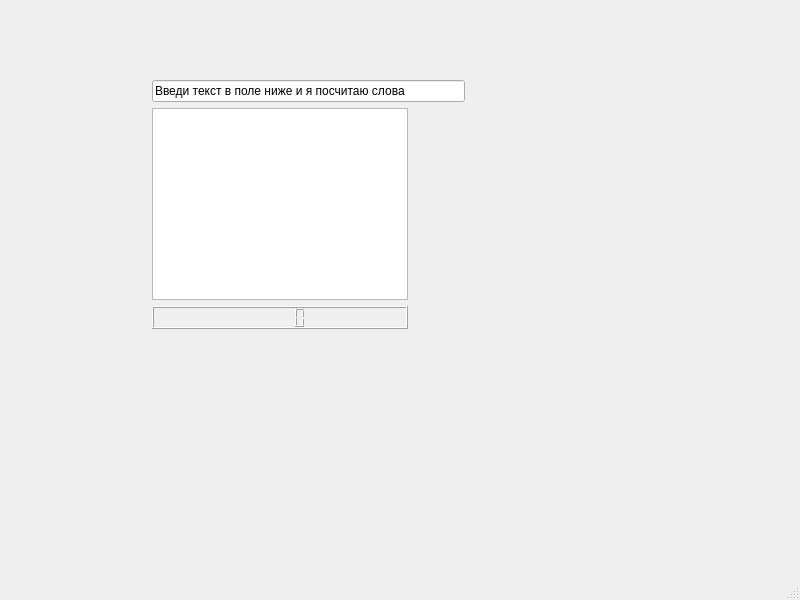
<?xml version="1.0" encoding="UTF-8"?>
<ui version="4.0">
 <class>MainWindow</class>
 <widget class="QMainWindow" name="MainWindow">
  <property name="geometry">
   <rect>
    <x>0</x>
    <y>0</y>
    <width>800</width>
    <height>600</height>
   </rect>
  </property>
  <property name="windowTitle">
   <string>MainWindow</string>
  </property>
  <widget class="QWidget" name="centralwidget">
   <widget class="QWidget" name="">
    <property name="geometry">
     <rect>
      <x>100</x>
      <y>40</y>
      <width>365</width>
      <height>349</height>
     </rect>
    </property>
    <layout class="QGridLayout" name="gridLayout_3">
     <item row="0" column="0" colspan="4">
      <layout class="QGridLayout" name="gridLayout_2">
       <item row="0" column="2">
        <spacer name="verticalSpacer_2">
         <property name="orientation">
          <enum>Qt::Vertical</enum>
         </property>
         <property name="sizeHint" stdset="0">
          <size>
           <width>20</width>
           <height>40</height>
          </size>
         </property>
        </spacer>
       </item>
       <item row="0" column="1">
        <spacer name="verticalSpacer">
         <property name="orientation">
          <enum>Qt::Vertical</enum>
         </property>
         <property name="sizeHint" stdset="0">
          <size>
           <width>20</width>
           <height>40</height>
          </size>
         </property>
        </spacer>
       </item>
       <item row="2" column="0">
        <spacer name="horizontalSpacer_2">
         <property name="orientation">
          <enum>Qt::Horizontal</enum>
         </property>
         <property name="sizeHint" stdset="0">
          <size>
           <width>40</width>
           <height>20</height>
          </size>
         </property>
        </spacer>
       </item>
       <item row="2" column="1" colspan="2">
        <widget class="QTextEdit" name="TheEditor"/>
       </item>
       <item row="2" column="3">
        <spacer name="horizontalSpacer_3">
         <property name="orientation">
          <enum>Qt::Horizontal</enum>
         </property>
         <property name="sizeHint" stdset="0">
          <size>
           <width>51</width>
           <height>17</height>
          </size>
         </property>
        </spacer>
       </item>
       <item row="3" column="0">
        <spacer name="horizontalSpacer">
         <property name="orientation">
          <enum>Qt::Horizontal</enum>
         </property>
         <property name="sizeHint" stdset="0">
          <size>
           <width>40</width>
           <height>20</height>
          </size>
         </property>
        </spacer>
       </item>
       <item row="3" column="3">
        <spacer name="horizontalSpacer_4">
         <property name="orientation">
          <enum>Qt::Horizontal</enum>
         </property>
         <property name="sizeHint" stdset="0">
          <size>
           <width>40</width>
           <height>20</height>
          </size>
         </property>
        </spacer>
       </item>
       <item row="3" column="1" colspan="2">
        <widget class="QLCDNumber" name="lcdNumber"/>
       </item>
       <item row="1" column="1" colspan="3">
        <widget class="QLineEdit" name="lineEdit">
         <property name="text">
          <string>Введи текст в поле ниже и я посчитаю слова</string>
         </property>
        </widget>
       </item>
      </layout>
     </item>
     <item row="1" column="2">
      <spacer name="verticalSpacer_4">
       <property name="orientation">
        <enum>Qt::Vertical</enum>
       </property>
       <property name="sizeHint" stdset="0">
        <size>
         <width>20</width>
         <height>40</height>
        </size>
       </property>
      </spacer>
     </item>
     <item row="1" column="1">
      <spacer name="verticalSpacer_3">
       <property name="orientation">
        <enum>Qt::Vertical</enum>
       </property>
       <property name="sizeHint" stdset="0">
        <size>
         <width>20</width>
         <height>40</height>
        </size>
       </property>
      </spacer>
     </item>
    </layout>
   </widget>
  </widget>
  <widget class="QMenuBar" name="menubar">
   <property name="geometry">
    <rect>
     <x>0</x>
     <y>0</y>
     <width>800</width>
     <height>26</height>
    </rect>
   </property>
  </widget>
  <widget class="QStatusBar" name="statusbar"/>
 </widget>
 <resources/>
 <connections/>
</ui>
